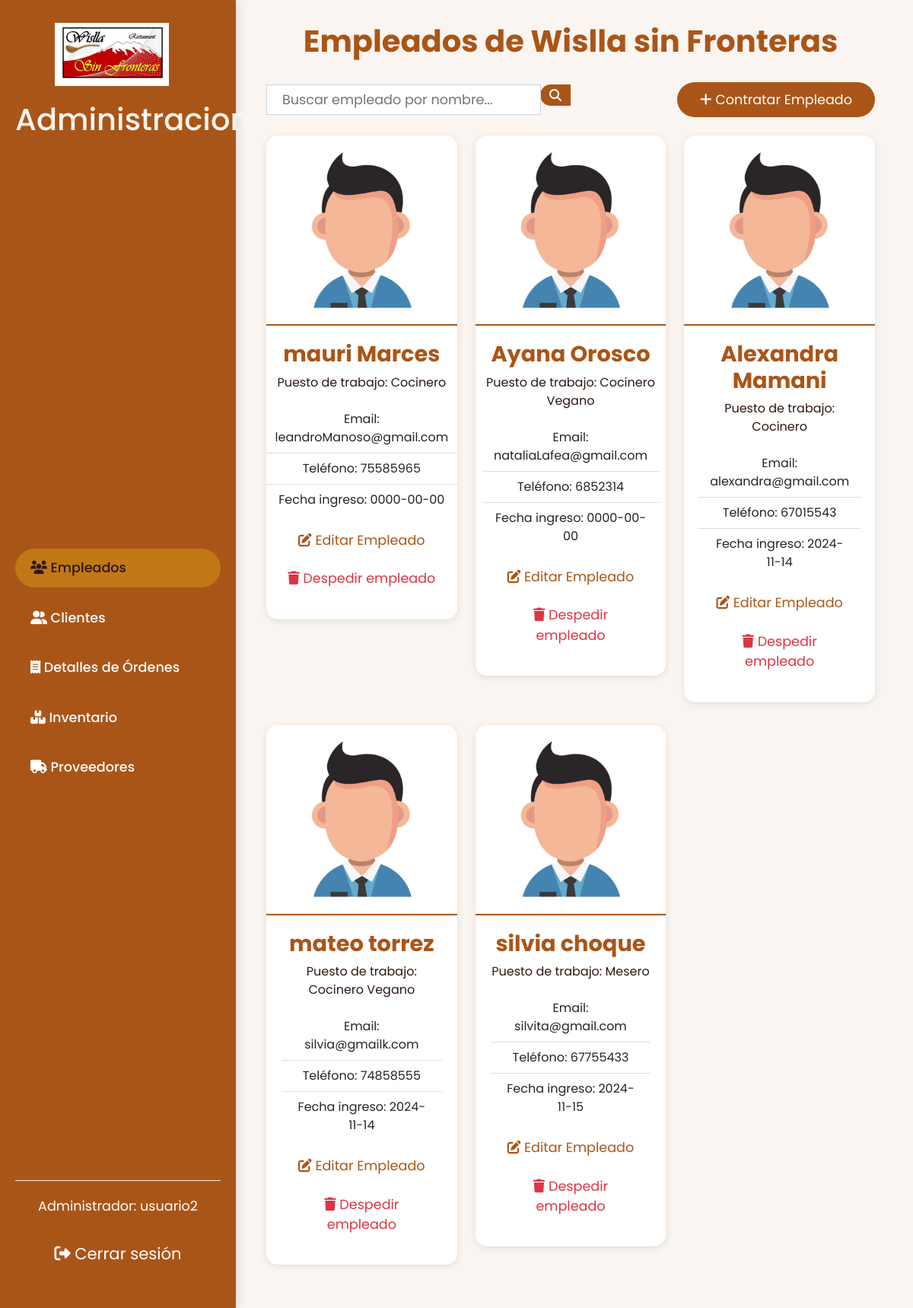
The page /paginaProyectoRest/administrador/admin.php (signed in) on the database its author committed.
### tables this page shows
CREATE TABLE `empleados` (
  `id` bigint(20) NOT NULL,
  `usuario_id` bigint(20) DEFAULT NULL,
  `nombre` varchar(255) NOT NULL,
  `apellidos` varchar(255) NOT NULL,
  `puesto` varchar(50) NOT NULL,
  `salario` decimal(10,2) NOT NULL CHECK (`salario` >= 0),
  `telefono` varchar(15) DEFAULT NULL,
  `email` varchar(255) DEFAULT NULL,
  `fecha_ingreso` date DEFAULT NULL
);

### paginaProyectoRest/administrador/admin.php (the view, shortened to what this page needs)
<?php
$conn = conexion();
$sql = "SELECT * FROM empleados";
$result = mysqli_query($conn, $sql);
$nombre_admin = $_SESSION['nombre'];
?>
<!DOCTYPE html>
<html lang="es">
<head>
    <link rel="stylesheet" href="https://cdnjs.cloudflare.com/ajax/libs/twitter-bootstrap/5.1.3/css/bootstrap.min.css">
    <link rel="stylesheet" href="https://cdnjs.cloudflare.com/ajax/libs/font-awesome/6.1.1/css/all.min.css">
    <link rel="stylesheet" href="../css/styleAdministrador.css">
</head>
<body>
    <div class="layout">
        <aside class="sidebar">
            <div class="logo">
                <a class="navbar-brand" href="#">
                    <img src="../imagenes/WisllaLogo.jpg" alt="Logo de Wislla" style="max-width: 150px;">
                </a>
                <br>
                <h1>Administracion</h1>
            </div>
            <nav class="main-nav">
                <ul>
                    <li><a href="admin.php" class="active"><i class="fas fa-users"></i> Empleados</a></li>
                    <li><a href="clientes.php"><i class="fas fa-user-friends"></i> Clientes</a></li>
                    <li><a href="detalles.php"><i class="fas fa-receipt"></i> Detalles de Órdenes</a></li>
                    <li><a href="inventario.php"><i class="fas fa-boxes"></i> Inventario</a></li>
                    <li><a href="proveedores.php"><i class="fas fa-truck"></i> Proveedores</a></li>
                </ul>
            </nav>
            <div class="user-section">
                <span>Administrador: <?= htmlspecialchars($nombre_admin); ?></span>
                <br><br>
                <a href="../registro/logout.php" class="logout-btn">
                    <i class="fas fa-sign-out-alt"></i> Cerrar sesión
                </a>
            </div>
        </aside>
        <div class="container">
            <h2>Empleados de Wislla sin Fronteras</h2>
            <div class="d-flex justify-content-between align-items-center mb-4">
                <div class="input-group w-50">
                    <input type="text" id="search" class="form-control" placeholder="Buscar empleado por nombre...">
                    <div class="input-group-append">
                        <span class="input-group-text"><i class="fas fa-search"></i></span>
                    </div>
                </div>
                <a href="insertarE.php" class="btn btn-primary"><i class="fas fa-plus"></i> Contratar Empleado</a>
            </div>
            <div class="row" id="employee-cards">
                <?php while($row = mysqli_fetch_assoc($result)): ?>
                    <div class="col-md-4 employee-card">
                        <div class="card">
                            <img src="../imagenes/empleado.png" class="card-img-top" alt="Foto del empleado">
                            <div class="card-body">
                                <h5 class="card-title"><?= htmlspecialchars($row['nombre'] . ' ' . $row['apellidos']); ?></h5>
                                <p class="card-text">Puesto de trabajo: <?= htmlspecialchars($row['puesto']); ?></p>
                                <ul class="list-group list-group-flush">
                                    <li class="list-group-item">Email: <?= htmlspecialchars($row['email']); ?></li>
                                    <li class="list-group-item">Teléfono: <?= htmlspecialchars($row['telefono']); ?></li>
                                    <li class="list-group-item">Fecha ingreso: <?= htmlspecialchars($row['fecha_ingreso']); ?></li>
                                </ul>
                                <div class="card-body">
                                    <a href="editarE.php?id=<?= $row['id']; ?>" class="card-link"><i class="fas fa-edit"></i> Editar Empleado</a><br><br>
                                    <a href="#" class="card-link text-danger" onclick="confirmarDespido(<?= $row['id']; ?>, '<?= htmlspecialchars($row['nombre'] . ' ' . $row['apellidos']); ?>')">
                                        <i class="fas fa-trash"></i> Despedir empleado
                                    </a>
                                </div>
                            </div>
                        </div>
                    </div>
                <?php endwhile; ?>
            </div>
        </div>
    </div>
</body>
</html>

### paginaProyectoRest/css/styleAdministrador.css (style rules this page uses)
:root { --primary-brown: #aa5518; --primary-hover: #c17817; --dark-brown: #2b1810; --cream-bg: #faf5f0; --input-bg: #fff; --error-color: #e74c3c; --success-green: #2d4a3e; --border-light: rgba(139, 69, 19, 0.2); }
* { margin: 0; padding: 0; box-sizing: border-box; font-family: 'Poppins', sans-serif; transition: all 0.3s ease; }
body { background-color: var(--cream-bg); color: var(--dark-brown); }
.layout { display: flex; min-height: 100vh; background-color: var(--cream-bg); }
.sidebar { width: 350px; background-color: var(--primary-brown); color: #fff; padding-top: 40px; position: fixed; top: 0; left: 0; bottom: 0; display: flex; flex-direction: column; justify-content: space-between; box-shadow: 3px 0 12px rgba(0, 0, 0, 0.1); transition: width 0.3s ease; padding: 30px 20px; }
.sidebar .logo { text-align: center; font-size: 2.2em; font-weight: bold; color: var(--cream-bg); margin-bottom: 40px; }
.sidebar .logo img { max-width: 180px; margin-bottom: 20px; }
.sidebar .main-nav ul { list-style-type: none; padding: 0; margin-bottom: 40px; }
.sidebar .main-nav ul li { margin: 15px 0; }
.sidebar .main-nav ul li a { color: #fff; background-color: transparent; padding: 12px 20px; border-radius: 30px; font-size: 1.1em; display: block; text-decoration: none; transition: background-color 0.3s ease, color 0.3s ease; font-weight: 500; }
.sidebar .main-nav ul li a:hover, .sidebar .main-nav ul li a.active { background-color: var(--primary-hover); color: var(--dark-brown); }
.sidebar .user-section { background-color: transparent; padding: 20px; color: #fff; font-size: 1.1em; border-top: 1px solid var(--cream-bg); text-align: center; }
.sidebar .user-section .logout-btn { color: #fff; font-size: 1.2em; text-decoration: none; display: inline-block; padding: 8px 15px; border-radius: 20px; transition: background-color 0.3s ease; }
.container { margin-left: 350px; margin-right: 30px; display:flexbox; align-items: center; text-align: center; padding: 30px; transition: margin-left 0.3s ease, margin-right 0.3s ease; }
h2 { color: var(--primary-brown); font-size: 2.5em; margin-bottom: 30px; font-weight: bold; }
.employee-card .card { align-items: center; background-color: var(--input-bg); border: none; border-radius: 15px; overflow: hidden; box-shadow: 0 2px 10px rgba(29, 14, 14, 0.1); margin-bottom: 30px; transition: transform 0.3s ease; }
.employee-card .card-img-top { height: 250px; object-fit: cover; border-bottom: 2px solid var(--primary-brown); }
.employee-card .card-body { padding: 20px; }
.employee-card .card-title { color: var(--primary-brown); font-size: 1.8em; font-weight: bold; }
.employee-card .card-body .card-link { color: var(--primary-brown); font-size: 1.1em; text-decoration: none; }
.input-group .input-group-text { background-color: var(--primary-brown); color: #fff; border: none; border-radius: 30px 0 0 30px; }
.input-group input { border-radius: 0 30px 30px 0; padding-left: 20px; font-size: 1.1em; }
.btn-primary { background-color: var(--primary-brown); border: none; border-radius: 30px; padding: 10px 30px; font-size: 1.1em; }
@media (max-width: 1200px) { .sidebar { width: 310px; } }
@media (max-width: 1200px) { .container { margin-left: 320px; margin-right: 20px; } }

### rows shown on the page
empleados: nombre+apellidos "mauri Marces", puesto "Cocinero", email "leandroManoso@gmail.com", telefono "75585965", fecha_ingreso "0000-00-00"
empleados: nombre+apellidos "Ayana Orosco", puesto "Cocinero Vegano", email "nataliaLafea@gmail.com", telefono "6852314", fecha_ingreso "0000-00-00"
empleados: nombre+apellidos "Alexandra Mamani", puesto "Cocinero", email "alexandra@gmail.com", telefono "67015543", fecha_ingreso "2024-11-14"
empleados: nombre+apellidos "mateo torrez", puesto "Cocinero Vegano", email "silvia@gmailk.com", telefono "74858555", fecha_ingreso "2024-11-14"
empleados: nombre+apellidos "silvia choque", puesto "Mesero", email "silvita@gmail.com", telefono "67755433", fecha_ingreso "2024-11-15"

### other values the page prints
$nombre_admin "usuario2"
